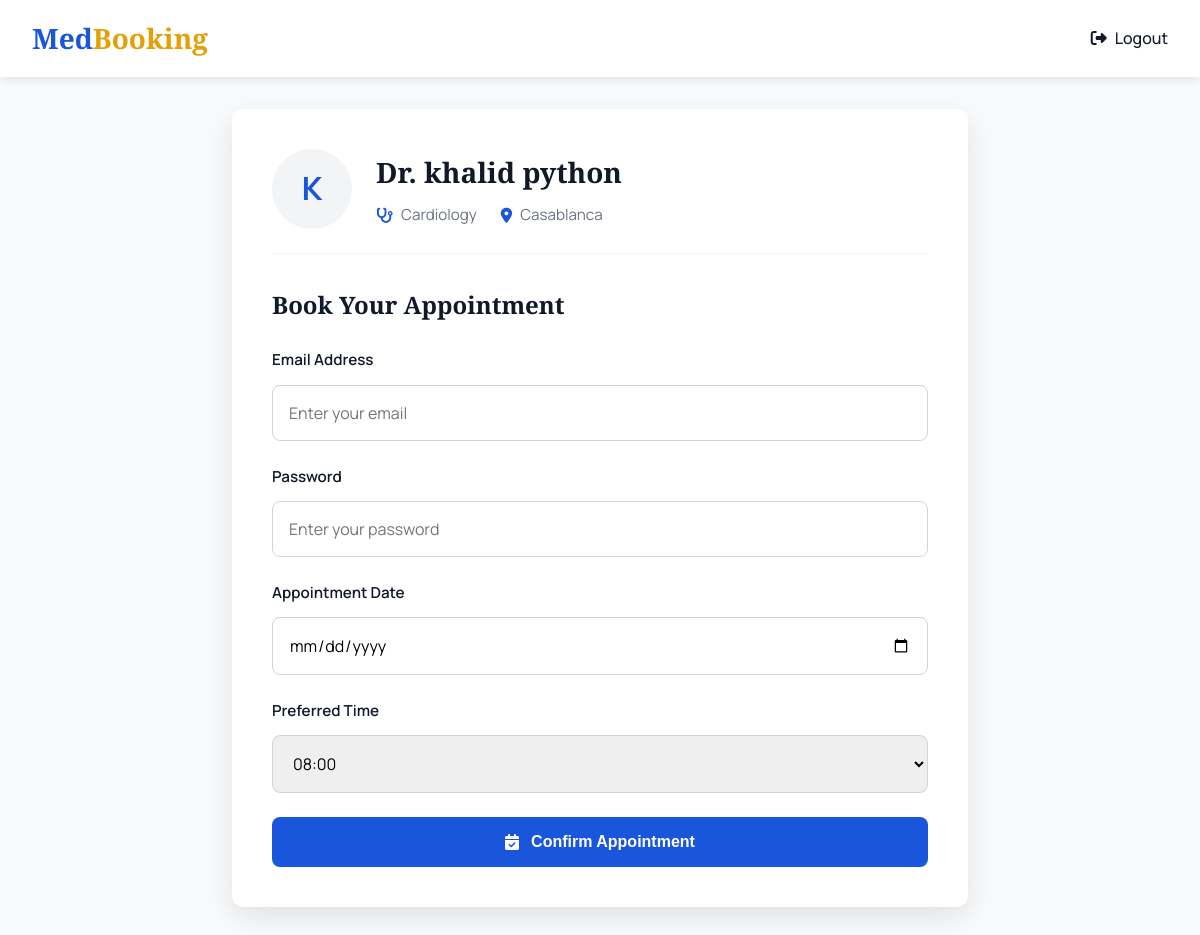
/book_appointment/2/ (signed in), run on the app's committed database.
### medbooking/models.py (models this page shows, shortened)
class Doctor(models.Model):
    GENDER_CHOICES = [
        ('Male', 'Male'),
        ('Female', 'Female'),
    ]
    name = models.CharField(max_length=150)
    email = models.EmailField(unique=True)
    age = models.PositiveIntegerField(default=18)
    password = models.CharField(max_length=128)
    city = models.CharField(max_length=100)
    gender = models.CharField(max_length=6, choices=GENDER_CHOICES, default='Male' )
    specialty = models.CharField(max_length=100)
    clinic_address = models.TextField()
    experience_years = models.IntegerField()

### medbooking/views.py (the view, shortened to what this page needs)
# urls.py: path('book_appointment/<int:doctor_id>/', views.book_appointment, name='book_appointment'),
@login_required
def book_appointment(request, doctor_id):
    doctor = Doctor.objects.get(id=doctor_id)
    times = []
    for hour in range(8, 18):  # 8:00 to 17:30
        times.append(f"{hour:02d}:00")
        times.append(f"{hour:02d}:30")
    return render(request, 'book_appointment.html', {'doctor': doctor, 'times': times})

### medbooking/templates/book_appointment.html (shortened to what this page needs)
<!DOCTYPE html>
<html lang="en">
<head>
    <link rel="stylesheet" href="https://cdnjs.cloudflare.com/ajax/libs/font-awesome/6.4.0/css/all.min.css">
</head>
<body>
    <nav class="navbar">
        <div class="logo">Med<span>Booking</span></div>
        <div class="nav-links">
            {% if user.is_authenticated %}
                <a href="{% url 'home' %}">
                    <i class="fas fa-sign-out-alt"></i>
                    <span>Logout</span>
                </a>
            {% else %}
                <div class="auth-links">
                    <a href="{% url 'p_register' %}" class="auth-link">Login</a>
                    <span>|</span>
                    <a href="{% url 'p_register' %}" class="auth-link register">Don't have an account? Register</a>
                </div>
            {% endif %}
        </div>
    </nav>
    <div class="container">
        <div class="appointment-card">
            <div class="doctor-header">
                <div class="doctor-avatar">
                    {{ doctor.name|first|upper }}
                </div>
                <div class="doctor-info">
                    <h1>Dr. {{ doctor.name }}</h1>
                    <div class="doctor-meta">
                        <div class="meta-item">
                            <i class="fas fa-stethoscope"></i>
                            <span>{{ doctor.specialty }}</span>
                        </div>
                        <div class="meta-item">
                            <i class="fas fa-map-marker-alt"></i>
                            <span>{{ doctor.city }}</span>
                        </div>
                    </div>
                </div>
            </div>
            <h2 class="form-title">Book Your Appointment</h2>
            <form action="" method="post">
                <div class="form-group">
                    <label for="email">Email Address</label>
                    <input type="email" id="email" name="email" placeholder="Enter your email" required>
                </div>
                <div class="form-group">
                    <label for="password">Password</label>
                    <input type="password" id="password" name="password" placeholder="Enter your password" required>
                </div>
                <div class="form-group">
                    <label for="date">Appointment Date</label>
                    <input type="date" id="date" name="date" required>
                </div>
                <div class="form-group">
                    <label for="time">Preferred Time</label>
                    <select id="time" name="time" required>
                        {% for t in times %}
                            <option value="{{ t }}">{{ t }}</option>
                        {% endfor %}
                    </select>
                </div>
                <button type="submit" class="btn btn-primary">
                    <i class="fas fa-calendar-check"></i> Confirm Appointment
                </button>
            </form>
        </div>
    </div>
</body>
</html>

### medbooking/templates/book_appointment.html (style rules this page uses)
:root { --primary-blue: #1a56db; --secondary-blue: #3f83f8; --accent-yellow: #e3a008; --dark-gray: #111827; --medium-gray: #6b7280; --light-gray: #f3f4f6; --white: #ffffff; --error-red: #dc2626; }
* { margin: 0; padding: 0; box-sizing: border-box; }
body { font-family: 'Manrope', sans-serif; background-color: #f8fafc; color: var(--dark-gray); line-height: 1.6; }
.navbar { background-color: var(--white); box-shadow: 0 2px 10px rgba(0, 0, 0, 0.1); padding: 1rem 2rem; display: flex; justify-content: space-between; align-items: center; }
.logo { font-family: 'Playfair Display', serif; font-weight: 700; font-size: 1.75rem; color: var(--primary-blue); }
.logo span { color: var(--accent-yellow); }
.nav-links { display: flex; align-items: center; gap: 1.5rem; }
.nav-links a { text-decoration: none; color: var(--dark-gray); font-weight: 500; display: flex; align-items: center; gap: 0.5rem; transition: color 0.2s ease; }
.container { max-width: 800px; margin: 2rem auto; padding: 0 2rem; }
.appointment-card { background-color: var(--white); border-radius: 12px; box-shadow: 0 10px 30px rgba(0, 0, 0, 0.1); padding: 2.5rem; margin-top: 2rem; }
.doctor-header { display: flex; align-items: center; margin-bottom: 2rem; padding-bottom: 1.5rem; border-bottom: 1px solid var(--light-gray); }
.doctor-avatar { width: 80px; height: 80px; border-radius: 50%; background-color: var(--light-gray); display: flex; align-items: center; justify-content: center; margin-right: 1.5rem; color: var(--primary-blue); font-size: 2rem; font-weight: bold; }
.doctor-info h1 { font-family: 'Playfair Display', serif; font-size: 1.75rem; margin-bottom: 0.5rem; }
.doctor-meta { display: flex; gap: 1.5rem; margin-top: 0.5rem; }
.meta-item { display: flex; align-items: center; color: var(--medium-gray); font-size: 0.95rem; }
.meta-item i { margin-right: 0.5rem; color: var(--primary-blue); }
.form-title { font-family: 'Playfair Display', serif; font-size: 1.5rem; margin-bottom: 1.5rem; color: var(--dark-gray); }
.form-group { margin-bottom: 1.5rem; }
label { display: block; margin-bottom: 0.75rem; font-weight: 600; font-size: 0.95rem; color: var(--dark-gray); }
input, select { width: 100%; padding: 1rem; border: 1px solid #d1d5db; border-radius: 8px; font-family: 'Manrope', sans-serif; font-size: 1rem; transition: all 0.2s ease; }
.btn { padding: 1rem 2rem; border-radius: 8px; font-weight: 600; font-size: 1rem; cursor: pointer; transition: all 0.2s ease; display: inline-flex; align-items: center; justify-content: center; gap: 0.75rem; border: none; }
.btn-primary { background-color: var(--primary-blue); color: white; width: 100%; }

### data on the page
Doctor: name|first "K", name "khalid python", specialty "Cardiology", city "Casablanca"

### other printed values
form field time "08:00"
